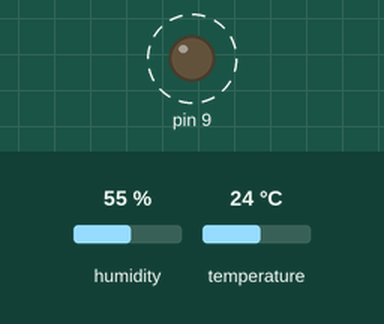
Bench run of a sketch on a simulated Arduino Uno, built with avr-gcc and run on an emulated ATmega328P. Parts: output pins drawn as LEDs (lit = HIGH). Dashed ring = blinking. Inputs (shaded band) come from the test bench; at power-on: humidity 55 %, temperature 24 °C. What the sketch prints to the serial monitor is not drawn.

Above: at 1.1 s.
Timing chart, 0 to 5.1 s (numbered marks = the images above):
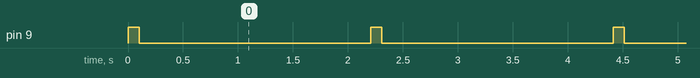

The sketch:

Temp.ino
```cpp
#include "DHT.h"

DHT dht;

void setup()
{
  pinMode(9,OUTPUT);
  Serial.begin(9600);
  Serial.println();
  Serial.println("Status\tHumidity (%)\tTemperature (C)\t(F)");

  dht.setup(2); // data pin 2
}

void loop()
{
  digitalWrite(9,HIGH);
  delay(100);
  digitalWrite(9,LOW);
  delay(100);
  delay(dht.getMinimumSamplingPeriod());

  float humidity = dht.getHumidity();
  float temperature = dht.getTemperature();

  Serial.print(dht.getStatusString());
  Serial.print("\t");
  Serial.print(humidity, 1);
  Serial.print("\t\t");
  Serial.print(temperature, 1);
  Serial.print("\t\t");
  Serial.println(dht.toFahrenheit(temperature), 1);
}
```

Measured:
- by itself, pin 9: alternates HIGH for 0.10 s and LOW for 2.1 s
